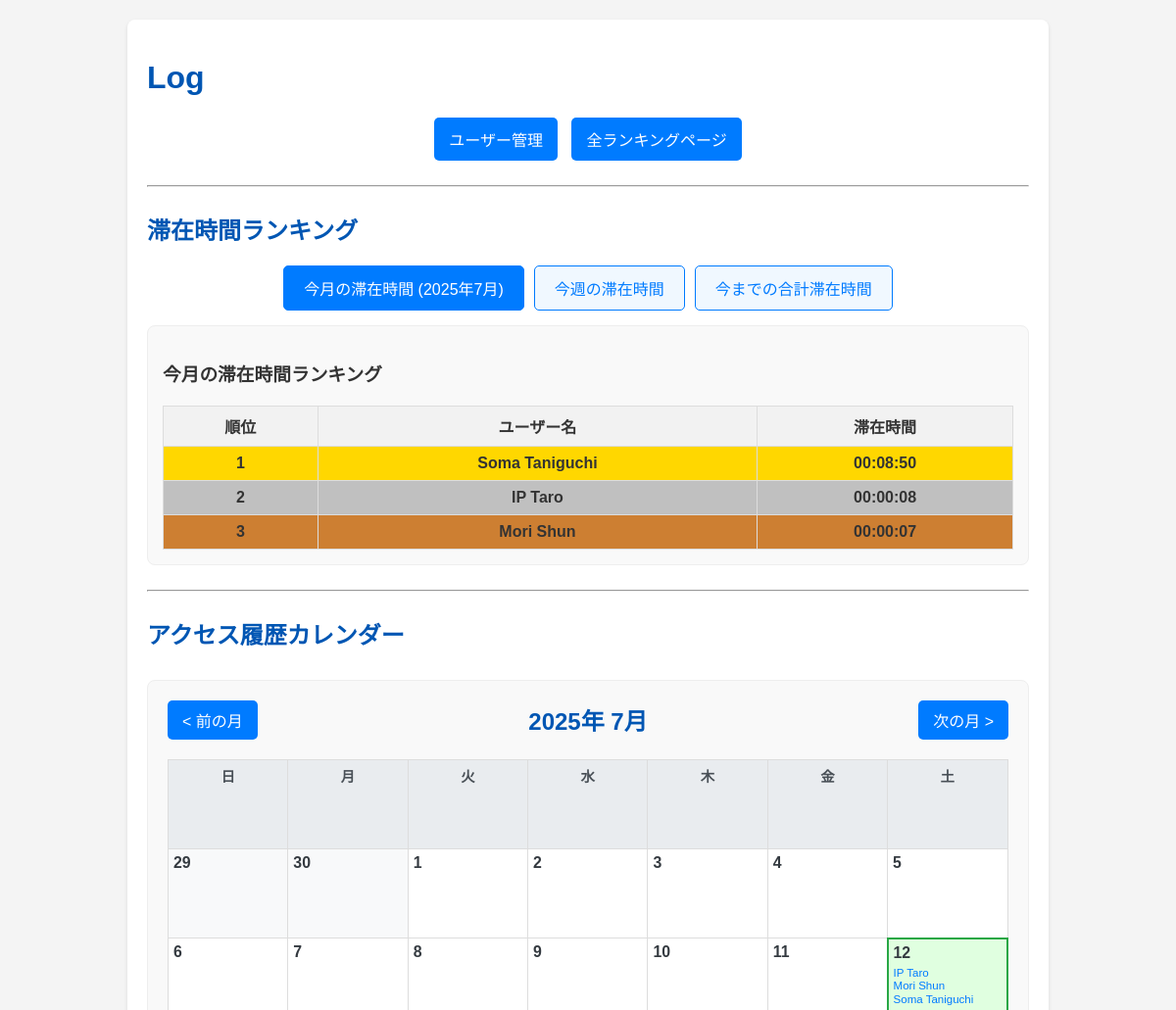
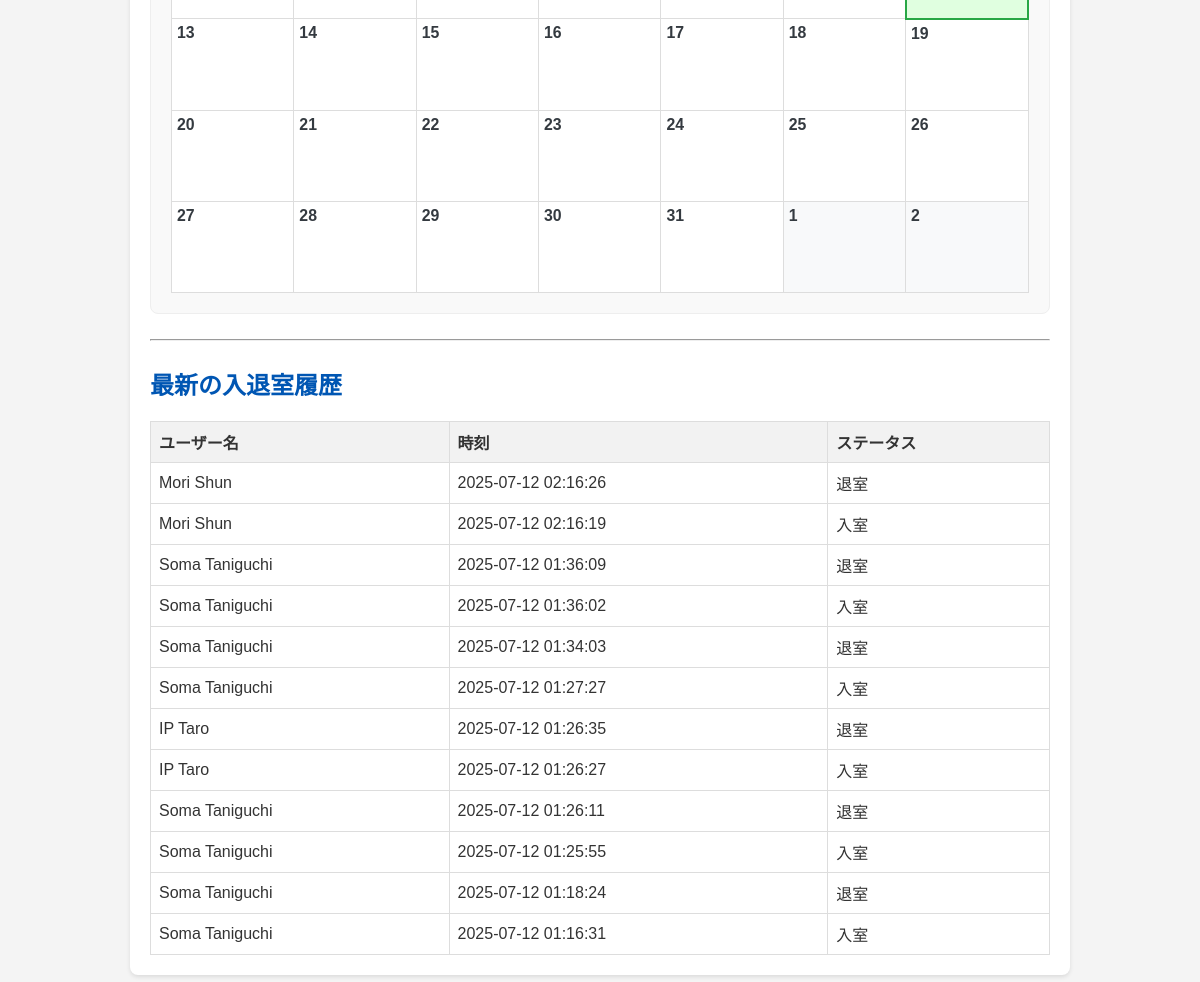
Before: / with the older database file (2 pictures, top to bottom).
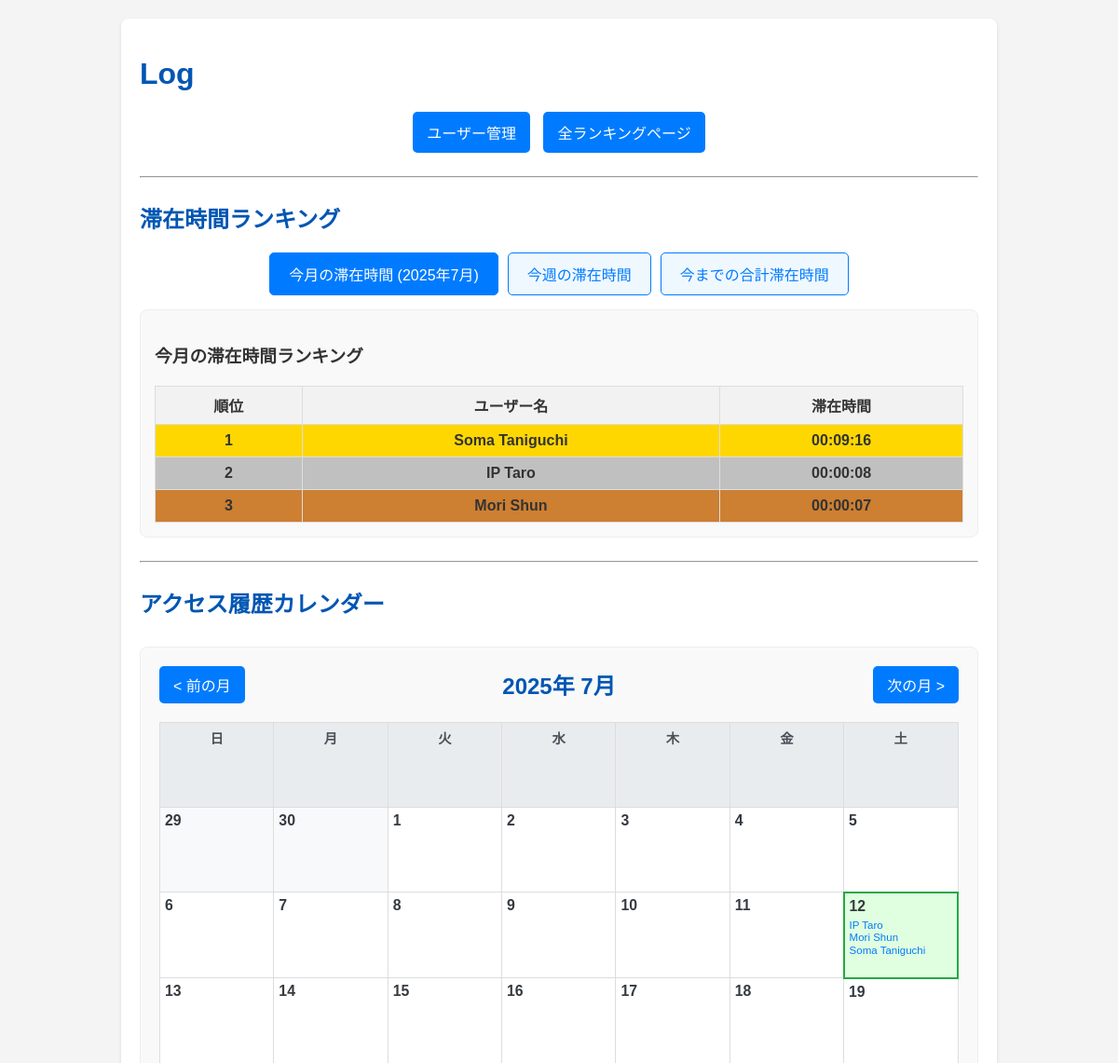
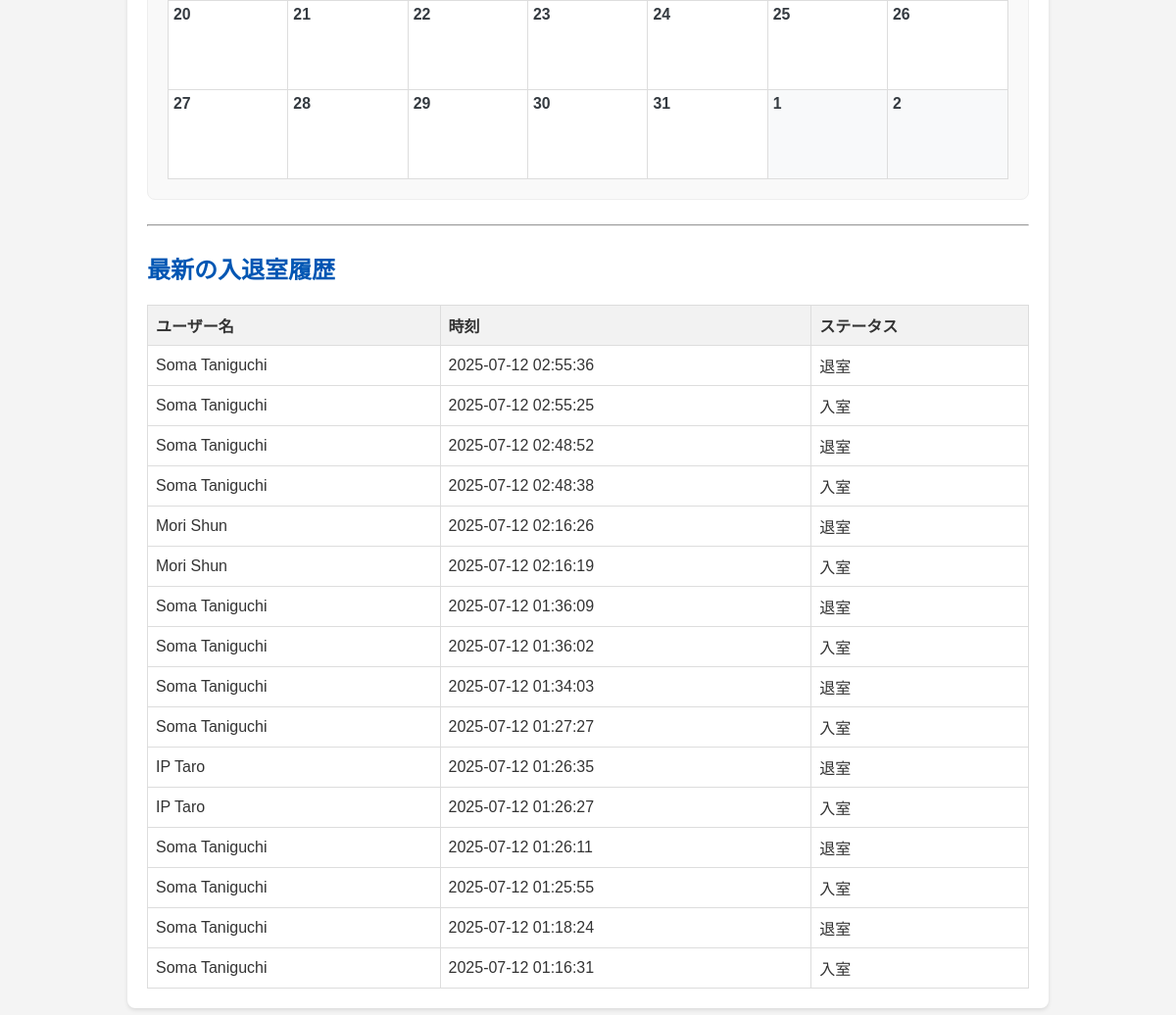
After: the same page with the newer database file (2 pictures, top to bottom).
### app.py (models this page shows, shortened)
class User(db.Model):
    id = db.Column(db.Integer, primary_key=True)
    idm = db.Column(db.String(160), unique=True, nullable=False)
    name = db.Column(db.String(80), nullable=False)

class AccessLog(db.Model):
    id = db.Column(db.Integer, primary_key=True)
    user_id = db.Column(db.Integer, db.ForeignKey('user.id'), nullable=False)
    timestamp = db.Column(db.DateTime, default=datetime.now)
    status = db.Column(db.String(20), nullable=False)
    user = db.relationship('User', backref=db.backref('access_logs', lazy=True))

### app.py (the view)
@app.route('/')
def index():
    access_logs = AccessLog.query.order_by(AccessLog.timestamp.desc()).limit(20).all() # 最新20件
    current_year = datetime.now().year
    current_month = datetime.now().month
    calendar_year = request.args.get('calendar_year', type=int, default=current_year)
    calendar_month = request.args.get('calendar_month', type=int, default=current_month)
    print(f"DEBUG: Rendering index.html with calendar_year={calendar_year}, calendar_month={calendar_month}")
    cal = calendar.Calendar(firstweekday=calendar.SUNDAY) # 日曜日始まり
    month_calendar = cal.monthdatescalendar(calendar_year, calendar_month)
    access_summary = get_monthly_access_summary(calendar_year, calendar_month)
    monthly_ranking = calculate_monthly_stay_time(current_year, current_month)
    weekly_ranking = calculate_weekly_stay_time()
    total_ranking = calculate_total_stay_time()
    return render_template('index.html',
                           logs=access_logs,
                           monthly_ranking=monthly_ranking,
                           weekly_ranking=weekly_ranking,
                           total_ranking=total_ranking,
                           current_year=current_year, # 今月のランキング表示用
                           current_month=current_month, # 今月のランキング表示用
                           calendar_year=calendar_year, # カレンダー表示用
                           calendar_month=calendar_month, # カレンダー表示用
                           month_calendar=month_calendar, # カレンダーデータ
                           access_summary=access_summary, # 日ごとのアクセスサマリー
                           datetime=datetime # テンプレートでdatetimeオブジェクトを使用するため
                           )

### app.py (called while the page is built)
def calculate_monthly_stay_time(year, month):
    start_date = datetime(year, month, 1)
    if month == 12:
        end_date = datetime(year + 1, 1, 1)
    else:
        end_date = datetime(year, month + 1, 1)
    logs = AccessLog.query.filter(
        AccessLog.timestamp >= start_date,
        AccessLog.timestamp < end_date
    ).order_by(AccessLog.user_id, AccessLog.timestamp).all()
    return _calculate_stay_time_for_logs(logs)

def calculate_weekly_stay_time():
    today = datetime.now()
    start_of_week = today - timedelta(days=today.weekday())
    start_of_week = start_of_week.replace(hour=0, minute=0, second=0, microsecond=0)
    end_of_week = start_of_week + timedelta(days=7)
    logs = AccessLog.query.filter(
        AccessLog.timestamp >= start_of_week,
        AccessLog.timestamp < end_of_week
    ).order_by(AccessLog.user_id, AccessLog.timestamp).all()
    return _calculate_stay_time_for_logs(logs)

def calculate_total_stay_time():
    logs = AccessLog.query.order_by(AccessLog.user_id, AccessLog.timestamp).all()
    return _calculate_stay_time_for_logs(logs)

### templates/index.html (shortened to what this page needs)
<!DOCTYPE html>
<html lang="ja">
<head>
</head>
<body>
    <div class="container">
        <h1>Log</h1>
        <div class="nav-links">
            <a href="{{ url_for('manage_users') }}">ユーザー管理</a>
            <a href="{{ url_for('show_ranking') }}">全ランキングページ</a>
        </div>
        <hr style="margin: 25px 0;">
        <h2>滞在時間ランキング</h2>
        <div class="ranking-tabs">
            <button class="tab-button active" onclick="showRanking('monthly', this)">今月の滞在時間 ({{ current_year }}年{{ current_month }}月)</button>
            <button class="tab-button" onclick="showRanking('weekly', this)">今週の滞在時間</button>
            <button class="tab-button" onclick="showRanking('total', this)">今までの合計滞在時間</button>
        </div>
        <div class="ranking-content">
            <div id="monthly-ranking" class="ranking-pane active">
                <h3>今月の滞在時間ランキング</h3>
                {% if monthly_ranking %}
                    <table class="ranking-table">
                        <thead>
                            <tr>
                                <th>順位</th>
                                <th>ユーザー名</th>
                                <th>滞在時間</th>
                            </tr>
                        </thead>
                        <tbody>
                            {% for entry in monthly_ranking %}
                                <tr class="{% if loop.index == 1 %}rank-1{% elif loop.index == 2 %}rank-2{% elif loop.index == 3 %}rank-3{% endif %}">
                                    <td>{{ loop.index }}</td>
                                    <td>{{ entry.name }}</td>
                                    <td>{{ entry.formatted_time }}</td>
                                </tr>
                            {% endfor %}
                        </tbody>
                    </table>
                {% else %}
                    <p>今月の滞在記録はありません。</p>
                {% endif %}
            </div>
        </div>
        <hr style="margin: 25px 0;">
        <h2>アクセス履歴カレンダー</h2>
        <div class="calendar-container">
            <div class="calendar-header">
                <form action="{{ url_for('index') }}" method="GET" style="display:inline-block;">
                    <button type="submit" class="nav-button">&lt; 前の月</button>
                </form>
                <h3>{{ calendar_year }}年 {{ calendar_month }}月</h3>
                <form action="{{ url_for('index') }}" method="GET" style="display:inline-block;">
                    <button type="submit" class="nav-button">次の月 &gt;</button>
                </form>
            </div>
            <table class="calendar-table">
                <thead>
                    <tr>
                        <th>日</th>
                        <th>月</th>
                        <th>火</th>
                        <th>水</th>
                        <th>木</th>
                        <th>金</th>
                        <th>土</th>
                    </tr>
                </thead>
                <tbody>
                    {% for week in month_calendar %}
                        <tr>
                            {% for day in week %}
                                <td class="
                                    {% if day.month != calendar_month %}other-month{% endif %}
                                    {% if day == datetime.now().date() %}today{% endif %}
                                ">
                                    <span class="calendar-day-number">{{ day.day }}</span>
                                    <div class="calendar-users">
                                        {% if access_summary[day] %}
                                            {% for user_name in access_summary[day] %}
                                                <span>{{ user_name }}</span>
                                            {% endfor %}
                                        {% endif %}
                                    </div>
                                </td>
                            {% endfor %}
                        </tr>
                    {% endfor %}
                </tbody>
            </table>
        </div>
        <hr style="margin: 25px 0;">
        <h2>最新の入退室履歴</h2>
        {% if logs %}
            <table>
                <thead>
                    <tr>
                        <th>ユーザー名</th>
                        <th>時刻</th>
                        <th>ステータス</th>
                    </tr>
                </thead>
                <tbody>
                    {% for log in logs %}
                        <tr>
                            <td>{{ log.user.name }}</td>
                            <td>{{ log.timestamp.strftime('%Y-%m-%d %H:%M:%S') }}</td>
                            <td>{{ log.status }}</td>
                        </tr>
                    {% endfor %}
                </tbody>
            </table>
        {% else %}
            <p>入退室履歴はありません。</p>
        {% endif %}
    </div>
</body>
</html>

### templates/index.html (style rules this page uses)
body { font-family: Arial, sans-serif; margin: 20px; background-color: #f4f4f4; color: #333; }
h1, h2 { color: #0056b3; }
.container { max-width: 900px; margin: auto; background: #fff; padding: 20px; border-radius: 8px; box-shadow: 0 2px 4px rgba(0,0,0,0.1); }
.nav-links { text-align: center; margin-bottom: 20px; }
.nav-links a { display: inline-block; padding: 10px 15px; margin: 0 5px; background-color: #007bff; color: white; text-decoration: none; border-radius: 5px; }
table { width: 100%; border-collapse: collapse; margin-top: 20px; }
th, td { border: 1px solid #ddd; padding: 8px; text-align: left; }
th { background-color: #f2f2f2; }
.ranking-tabs { display: flex; justify-content: center; margin-bottom: 15px; }
.ranking-tabs button { padding: 10px 20px; margin: 0 5px; border: 1px solid #007bff; border-radius: 5px; background-color: #f0f8ff; color: #007bff; cursor: pointer; font-size: 16px; transition: background-color 0.3s, color 0.3s; }
.ranking-tabs button.active { background-color: #007bff; color: white; }
.ranking-content { border: 1px solid #eee; padding: 15px; border-radius: 8px; background-color: #f9f9f9; }
.ranking-pane { display: none; }
.ranking-pane.active { display: block; }
.rank-1 { background-color: #ffd700; font-weight: bold; }
.rank-2 { background-color: #c0c0c0; font-weight: bold; }
.rank-3 { background-color: #cd7f32; font-weight: bold; }
.ranking-table th, .ranking-table td { text-align: center; }
.ranking-table td:first-child { font-weight: bold; }
.calendar-container { margin-top: 30px; padding: 20px; border: 1px solid #eee; border-radius: 8px; background-color: #f9f9f9; }
.calendar-header { display: flex; justify-content: space-between; align-items: center; margin-bottom: 15px; }
.calendar-header h3 { margin: 0; color: #0056b3; font-size: 1.5em; }
.calendar-header .nav-button { background-color: #007bff; color: white; border: none; padding: 8px 15px; border-radius: 5px; cursor: pointer; font-size: 1em; }
.calendar-table { width: 100%; border-collapse: collapse; table-layout: fixed; }
.calendar-table th, .calendar-table td { border: 1px solid #ddd; padding: 5px; height: 80px; vertical-align: top; font-size: 0.9em; overflow: hidden; position: relative; }
.calendar-table th { background-color: #e9ecef; color: #495057; text-align: center; }
.calendar-table td { background-color: #fff; }
.calendar-table td.today { background-color: #e0ffe0; border: 2px solid #28a745; }
.calendar-table td.other-month { background-color: #f8f9fa; color: #adb5bd; }
.calendar-day-number { font-weight: bold; font-size: 1.1em; display: block; margin-bottom: 5px; color: #343a40; }
.calendar-users { font-size: 0.8em; line-height: 1.2; color: #007bff; }
.calendar-users span { display: block; white-space: nowrap; overflow: hidden; text-overflow: ellipsis; }
.calendar-users span:first-child { margin-top: 5px; }

Changed rows visible on the page:
computed for User "Soma Taniguchi": formatted_time "00:08:50" → "00:09:16"
added AccessLog: user.name "Soma Taniguchi", timestamp "2025-07-12 02:55:36", status "退室"
added AccessLog: user.name "Soma Taniguchi", timestamp "2025-07-12 02:55:25", status "入室"
added AccessLog: user.name "Soma Taniguchi", timestamp "2025-07-12 02:48:52", status "退室"
added AccessLog: user.name "Soma Taniguchi", timestamp "2025-07-12 02:48:38", status "入室"
